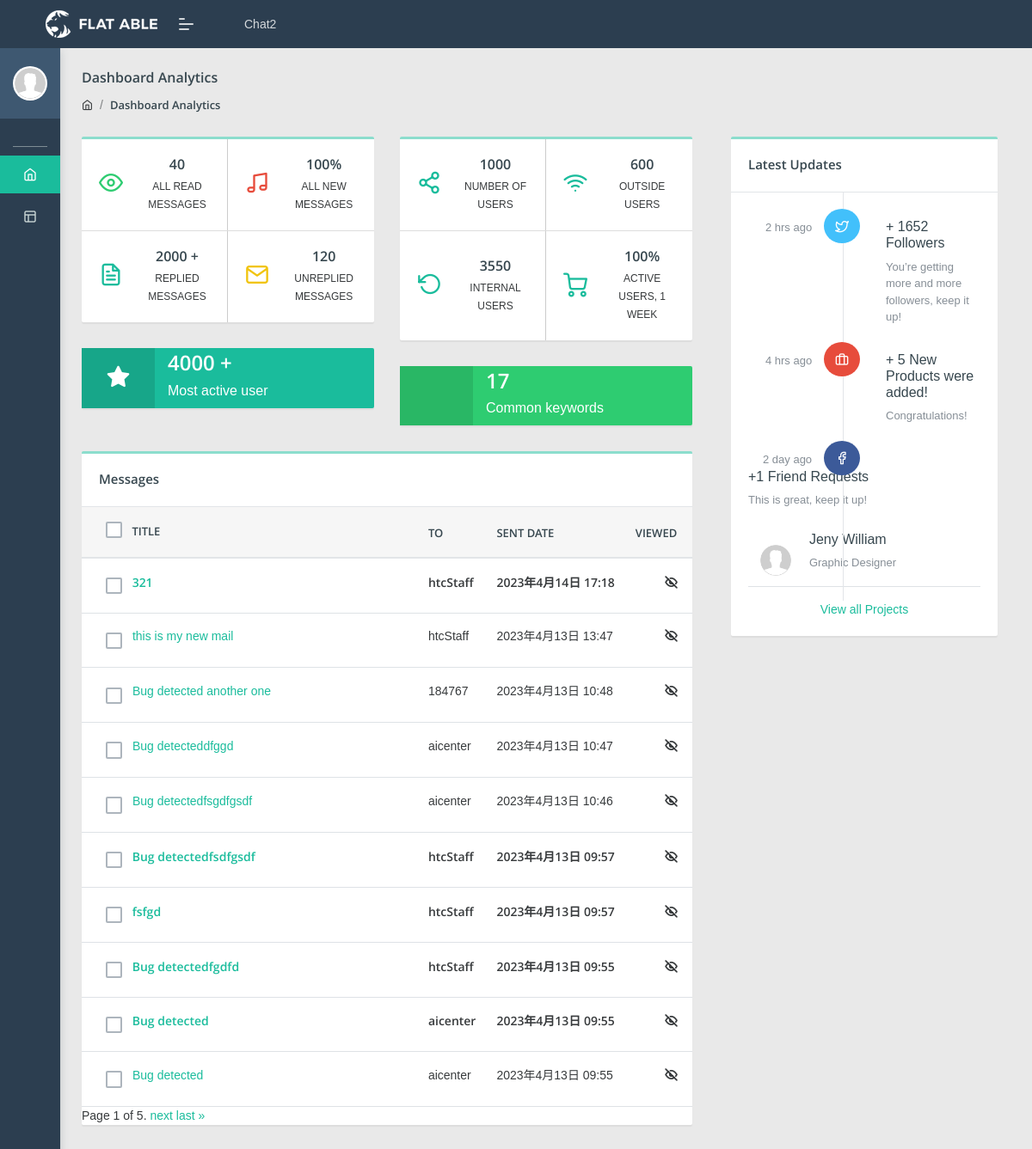
The page /welcome/admin_home/ (signed in) on the database its author committed.
### welcome/models.py (models this page shows, shortened)
class chat(models.Model):
    chatOwner = models.ForeignKey(User, null = True, on_delete = models.SET_NULL, related_name='chat', blank = True)
    chatTitle  = models.CharField(max_length=256)
    createdDate = models.DateTimeField(default=timezone.now)
    chatReceiver = models.ForeignKey(User, null=True, on_delete=models.CASCADE, related_name='chat_reciver', blank=True)
    chatContent = models.TextField()
    is_viewed = models.BooleanField(default=False)
    archived = models.BooleanField(default=False)
    viewedDate = models.DateTimeField(null=True)

### welcome/views.py (the view)
# urls.py: path('admin_home/',views.admin_home, name='admin_home'),
@login_required(login_url='login')
def admin_home(request):
    context = {}
    user = request.user
    chats = chat.objects.filter(archived=False).order_by('-createdDate').values()
    context['chats'] = chats.annotate(chatReceiver_username=F('chatReceiver__username')).values()
    page = request.GET.get('page', 1)
    paginator = Paginator(context['chats'], 10)  # Assuming 10 chats per page
    info_chats = chat.objects.filter(is_viewed=True)
    info = {'read_messages':len(info_chats)}
    page_obj = paginator.get_page(page)
    context['chats'] = page_obj
    if request.method == 'POST':
        selected_ids = request.POST.getlist('selected_chats')
        chat.objects.filter(id__in=selected_ids).update(archived=True)
        return redirect(request.META.get('HTTP_REFERER'))
    context['info'] = info
    return render(request, 'admin_home.html', context=context)

### templates/admin_home.html (shortened to what this page needs)
{% extends 'admin_base_template.html' %}
{%load i18n%}
{% block chatContent %}
<div class="row">
  <div class="col-8">
    <div class="row">
      <div class="col-md-12 col-xl-6">
        <div class="card flat-card">
          <div class="row-table">
            <div class="col-sm-6 card-body br">
              <div class="row">
                <div class="col-sm-4">
                  <i class="icon feather icon-eye text-c-green mb-1 d-block"></i>
                </div>
                <div class="col-sm-8 text-md-center">
                  <h5>{{info.read_messages}}</h5>
                  <span>All Read Messages</span>
                </div>
              </div>
            </div>
            <div class="col-sm-6 card-body">
              <div class="row">
                <div class="col-sm-4">
                  <i class="icon feather icon-music text-c-red mb-1 d-block"></i>
                </div>
                <div class="col-sm-8 text-md-center">
                  <h5>100%</h5>
                  <span>All new Messages</span>
                </div>
              </div>
            </div>
          </div>
          <div class="row-table">
            <div class="col-sm-6 card-body br">
              <div class="row">
                <div class="col-sm-4">
                  <i class="icon feather icon-file-text text-c-blue mb-1 d-block"></i>
                </div>
                <div class="col-sm-8 text-md-center">
                  <h5>2000 +</h5>
                  <span>Replied Messages</span>
                </div>
              </div>
            </div>
            <div class="col-sm-6 card-body">
              <div class="row">
                <div class="col-sm-4">
                  <i class="icon feather icon-mail text-c-yellow mb-1 d-block"></i>
                </div>
                <div class="col-sm-8 text-md-center">
                  <h5>120</h5>
                  <span>unreplied messages</span>
                </div>
              </div>
            </div>
          </div>
        </div>
        <div class="card flat-card widget-primary-card">
          <div class="row-table">
            <div class="col-sm-3 card-body">
              <i class="feather icon-star-on"></i>
            </div>
            <div class="col-sm-9">
              <h4>4000 +</h4>
              <h6>Most active user</h6>
            </div>
          </div>
        </div>
      </div>
      <div class="col-md-12 col-xl-6">
        <div class="card flat-card">
          <div class="row-table">
            <div class="col-sm-6 card-body br">
              <div class="row">
                <div class="col-sm-4">
                  <i class="icon feather icon-share-2 text-c-blue mb-1 d-block"></i>
                </div>
                <div class="col-sm-8 text-md-center">
                  <h5>1000</h5>
                  <span>Number of users</span>
                </div>
              </div>
            </div>
            <div class="col-sm-6 card-body">
              <div class="row">
                <div class="col-sm-4">
                  <i class="icon feather icon-wifi text-c-blue mb-1 d-block"></i>
                </div>
                <div class="col-sm-8 text-md-center">
                  <h5>600</h5>
                  <span>outside users</span>
                </div>
              </div>
            </div>
          </div>
          <div class="row-table">
            <div class="col-sm-6 card-body br">
              <div class="row">
                <div class="col-sm-4">
                  <i class="icon feather icon-rotate-ccw text-c-blue mb-1 d-block"></i>
                </div>
                <div class="col-sm-8 text-md-center">
                  <h5>3550</h5>
                  <span>internal users</span>
                </div>
              </div>
            </div>
            <div class="col-sm-6 card-body">
              <div class="row">
                <div class="col-sm-4">
                  <i class="icon feather icon-shopping-cart text-c-blue mb-1 d-blockz"></i>
                </div>
                <div class="col-sm-8 text-md-center">
                  <h5>100%</h5>
                  <span>Active users, 1 week</span>
                </div>
              </div>
            </div>
          </div>
        </div>
        <div class="card flat-card widget-purple-card">
          <div class="row-table">
            <div class="col-sm-3 card-body">
              <i class="fas fa-trophy"></i>
            </div>
            <div class="col-sm-9">
              <h4>17</h4>
              <h6>Common keywords</h6>
            </div>
          </div>
        </div>
      </div>
    </div>
    <div class="row">
      <div class="col-xl-12 col-md-12">
        <div class="card table-card">
          <div class="card-header">
            <h5>Messages</h5>
          </div>
          <div class="card-body p-0">
            <div class="table-responsive">
              <table class="table table-hover mb-0">
                <thead>
                  <tr>
                    <th>
                      <div class="chk-option">
                        <label class="check-task custom-control custom-checkbox d-flex justify-content-center done-task">
                        </label>
                      </div>
                      Title
                    </th>
                    <th>To</th>
                    <th>Sent Date</th>
                    <th class="text-right">Viewed</th>
                  </tr>
                </thead>
                <tbody>
                  <tbody>
                    {% for chat in chats %}
                    {% if chat.is_viewed %}
                    <tr >
                      <td>
                        <div class="chk-option">
                          <label class="check-task custom-control custom-checkbox d-flex justify-content-center done-task">
                          </label>
                        </div>
                        <div class="d-inline-block" style="width:20rem;overflow:hidden;text-overflow:ellipsis">
                          <a href="{% url 'chatDetails' chat.id%}">
                          {{chat.chatTitle}}</a>
                        </div>
                      </td>
                      <td>{{chat.chatReceiver_username}}</td>
                      <td>{{chat.createdDate}}</td>
                      <td class="text-right"><i class="feather icon-eye-off" style="font-weight: bold;"></i></td>
                    </tr>
                    {%else%}
                    <tr style="font-weight:bolder">
                      <td>
                        <div class="chk-option">
                          <label class="check-task custom-control custom-checkbox d-flex justify-content-center done-task">
                          </label>
                        </div>
                        <div class="d-inline-block" style="width:20rem;overflow:hidden;text-overflow:ellipsis">
                          <a href="{% url 'chatDetails' chat.id%}">
                            {{chat.chatTitle}}
                          </a>
                        </div>
                      </td>
                      <td>{{chat.chatReceiver_username}}</td>
                      <td>{{chat.createdDate}}</td>
                      <td class="text-right"><i class="feather icon-eye-off" style="font-weight: bold;"></i></td>
                    </tr>
                    {%endif%}
                    {% endfor %}
                  </tbody>
                </tbody>
              </table>
              <div class="pagination">
                <span class="step-links">
                    <span class="current">
                        Page {{ chats.number }} of {{ chats.paginator.num_pages }}.
                    </span>
                    {% if chats.has_next %}
                        <a href="?page={{ chats.next_page_number }}">next</a>
                        <a href="?page={{ chats.paginator.num_pages }}">last &raquo;</a>
                    {% endif %}
                </span>
              </div>
            </div>
          </div>
        </div>
      </div>
    </div>
  </div>
  <div class="col-4">
    <div class="col-xl-12 col-md-12">
      <div class="card latest-update-card">
        <div class="card-header">
          <h5>Latest Updates</h5>
        </div>
        <div class="card-body">
          <div class="latest-update-box">
            <div class="row p-t-30 p-b-30">
              <div class="col-auto text-right update-meta">
                <p class="text-muted m-b-0 d-inline-flex">2 hrs ago</p>
                <i class="feather icon-twitter bg-twitter update-icon"></i>
              </div>
              <div class="col">
                <a href="#!">
                  <h6>+ 1652 Followers</h6>
                </a>
                <p class="text-muted m-b-0">You’re getting more and more followers, keep it up!</p>
              </div>
            </div>
            <div class="row p-b-30">
              <div class="col-auto text-right update-meta">
                <p class="text-muted m-b-0 d-inline-flex">4 hrs ago</p>
                <i class="feather icon-briefcase bg-c-red update-icon"></i>
              </div>
              <div class="col">
                <a href="#!">
                  <h6>+ 5 New Products were added!</h6>
                </a>
                <p class="text-muted m-b-0">Congratulations!</p>
              </div>
            </div>
            <div class="row p-b-0">
              <div class="col-auto text-right update-meta">
                <p class="text-muted m-b-0 d-inline-flex">2 day ago</p>
                <i class="feather icon-facebook bg-facebook update-icon"></i>
              </div>
              <div class="col">
                <a href="#!">
                  <h6>+1 Friend Requests</h6>
                </a>
                <p class="text-muted m-b-10">This is great, keep it up!</p>
                <div class="table-responsive">
                  <table class="table table-hover">
                    <tbody>
                      <tr>
                        <td class="b-none">
                          <a href="#!" class="align-middle">
                            <img src="assets/images/user/avatar-2.jpg" alt="user image"
                              class="img-radius wid-40 align-top m-r-15">
                            <div class="d-inline-block">
                              <h6>Jeny William</h6>
                              <p class="text-muted m-b-0">Graphic Designer</p>
                            </div>
                          </a>
                        </td>
                      </tr>
                    </tbody>
                  </table>
                </div>
              </div>
            </div>
          </div>
          <div class="text-center">
            <a href="#!" class="b-b-primary text-primary">View all Projects</a>
          </div>
        </div>
      </div>
    </div>
  </div>
</div>
{% endblock %}

### rows shown on the page
chat: chatTitle "321", chatReceiver_username "htcStaff", createdDate "2023年4月14日 17:18"
chat: chatTitle "this is my new mail", chatReceiver_username "htcStaff", createdDate "2023年4月13日 13:47"
chat: chatTitle "Bug detected another one", chatReceiver_username "184767", createdDate "2023年4月13日 10:48"
chat: chatTitle "Bug detecteddfggd", chatReceiver_username "aicenter", createdDate "2023年4月13日 10:47"
chat: chatTitle "Bug detectedfsgdfgsdf", chatReceiver_username "aicenter", createdDate "2023年4月13日 10:46"
chat: chatTitle "Bug detectedfsdfgsdf", chatReceiver_username "htcStaff", createdDate "2023年4月13日 09:57"
chat: chatTitle "fsfgd", chatReceiver_username "htcStaff", createdDate "2023年4月13日 09:57"
chat: chatTitle "Bug detectedfgdfd", chatReceiver_username "htcStaff", createdDate "2023年4月13日 09:55"
chat: chatTitle "Bug detected", chatReceiver_username "aicenter", createdDate "2023年4月13日 09:55"
chat: chatTitle "Bug detected", chatReceiver_username "aicenter", createdDate "2023年4月13日 09:55"

### other values the page prints
{{ info.read_messages }} "40"
{{ chats.number }} "1"
{{ chats.paginator.num_pages }} "5"
